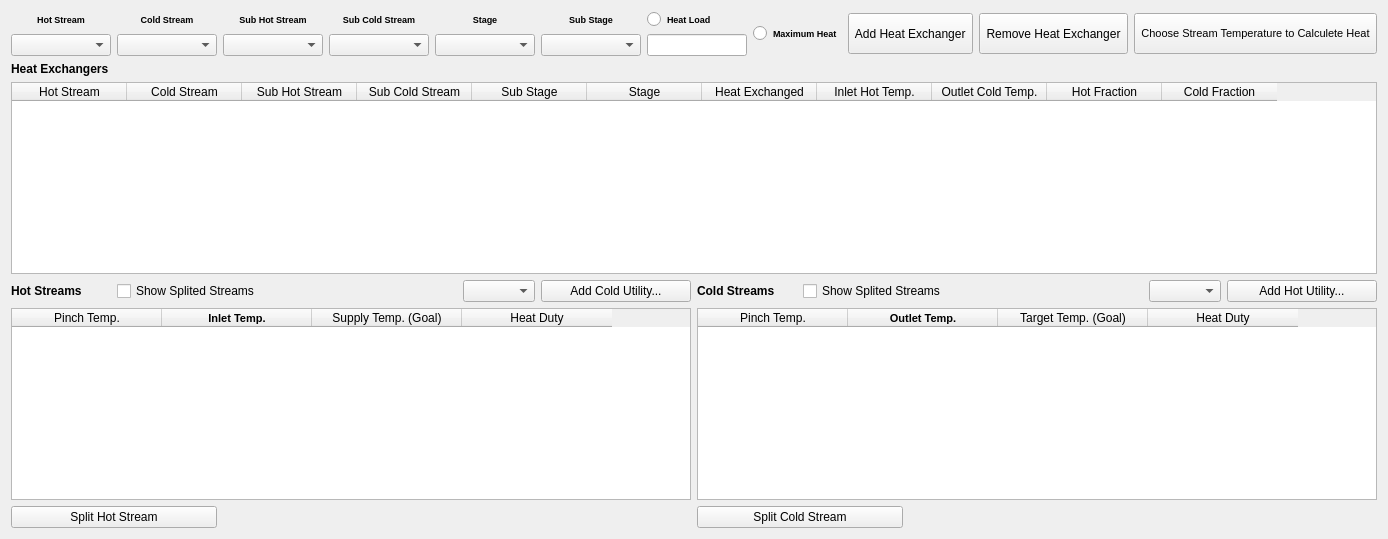
          <widget class="QWidget" name="tab_6">
           <attribute name="title">
            <string>Above Pinch</string>
           </attribute>
           <layout class="QHBoxLayout" name="horizontalLayout_8">
            <item>
             <layout class="QVBoxLayout" name="above">
              <item>
               <layout class="QVBoxLayout" name="trocadores">
                <item>
                 <layout class="QHBoxLayout" name="inputs_e_botoes">
                  <item>
                   <layout class="QHBoxLayout" name="botoes_input_2">
                    <item>
                     <layout class="QVBoxLayout" name="inputs">
                      <item>
                       <layout class="QHBoxLayout" name="labels_input">
                        <item>
                         <widget class="QLabel" name="label_9">
                          <property name="maximumSize">
                           <size>
                            <width>16777215</width>
                            <height>16777215</height>
                           </size>
                          </property>
                          <property name="font">
                           <font>
                            <pointsize>7</pointsize>
                            <weight>75</weight>
                            <bold>true</bold>
                           </font>
                          </property>
                          <property name="text">
                           <string>Hot Stream</string>
                          </property>
                          <property name="alignment">
                           <set>Qt::AlignCenter</set>
                          </property>
                         </widget>
                        </item>
                        <item>
                         <widget class="QLabel" name="label_10">
                          <property name="maximumSize">
                           <size>
                            <width>16777215</width>
                            <height>16777215</height>
                           </size>
                          </property>
                          <property name="font">
                           <font>
                            <pointsize>7</pointsize>
                            <weight>75</weight>
                            <bold>true</bold>
                           </font>
                          </property>
                          <property name="text">
                           <string>Cold Stream</string>
                          </property>
                          <property name="alignment">
                           <set>Qt::AlignCenter</set>
                          </property>
                         </widget>
                        </item>
                        <item>
                         <widget class="QLabel" name="label_18">
                          <property name="maximumSize">
                           <size>
                            <width>16777215</width>
                            <height>16777215</height>
                           </size>
                          </property>
                          <property name="font">
                           <font>
                            <pointsize>7</pointsize>
                            <weight>75</weight>
                            <bold>true</bold>
                           </font>
                          </property>
                          <property name="text">
                           <string>Sub Hot Stream</string>
                          </property>
                          <property name="alignment">
                           <set>Qt::AlignCenter</set>
                          </property>
                         </widget>
                        </item>
                        <item>
                         <widget class="QLabel" name="label_19">
                          <property name="maximumSize">
                           <size>
                            <width>16777215</width>
                            <height>16777215</height>
                           </size>
                          </property>
                          <property name="font">
                           <font>
                            <pointsize>7</pointsize>
                            <weight>75</weight>
                            <bold>true</bold>
                           </font>
                          </property>
                          <property name="text">
                           <string>Sub Cold Stream</string>
                          </property>
                          <property name="alignment">
                           <set>Qt::AlignCenter</set>
                          </property>
                         </widget>
                        </item>
                        <item>
                         <widget class="QLabel" name="label_13">
                          <property name="maximumSize">
                           <size>
                            <width>16777215</width>
                            <height>16777215</height>
                           </size>
                          </property>
                          <property name="font">
                           <font>
                            <pointsize>7</pointsize>
                            <weight>75</weight>
                            <bold>true</bold>
                           </font>
                          </property>
                          <property name="text">
                           <string>Stage</string>
                          </property>
                          <property name="alignment">
                           <set>Qt::AlignCenter</set>
                          </property>
                         </widget>
                        </item>
                        <item>
                         <widget class="QLabel" name="label_14">
                          <property name="maximumSize">
                           <size>
                            <width>16777215</width>
                            <height>16777215</height>
                           </size>
                          </property>
                          <property name="font">
                           <font>
                            <pointsize>7</pointsize>
                            <weight>75</weight>
                            <bold>true</bold>
                           </font>
                          </property>
                          <property name="text">
                           <string>Sub Stage</string>
                          </property>
                          <property name="alignment">
                           <set>Qt::AlignCenter</set>
                          </property>
                         </widget>
                        </item>
                        <item>
                         <widget class="QRadioButton" name="radioButton">
                          <property name="maximumSize">
                           <size>
                            <width>16777215</width>
                            <height>16777215</height>
                           </size>
                          </property>
                          <property name="font">
                           <font>
                            <pointsize>7</pointsize>
                            <weight>75</weight>
                            <bold>true</bold>
                           </font>
                          </property>
                          <property name="text">
                           <string>Heat Load</string>
                          </property>
                         </widget>
                        </item>
                       </layout>
                      </item>
                      <item>
                       <layout class="QHBoxLayout" name="caixinhas_input">
                        <item>
                         <widget class="QComboBox" name="comboBox_2">
                          <property name="maximumSize">
                           <size>
                            <width>16777215</width>
                            <height>16777215</height>
                           </size>
                          </property>
                         </widget>
                        </item>
                        <item>
                         <widget class="QComboBox" name="comboBox_5">
                          <property name="maximumSize">
                           <size>
                            <width>16777215</width>
                            <height>16777215</height>
                           </size>
                          </property>
                         </widget>
                        </item>
                        <item>
                         <widget class="QComboBox" name="comboBox_50">
                          <property name="maximumSize">
                           <size>
                            <width>16777215</width>
                            <height>16777215</height>
                           </size>
                          </property>
                         </widget>
                        </item>
                        <item>
                         <widget class="QComboBox" name="comboBox_51">
                          <property name="maximumSize">
                           <size>
                            <width>16777215</width>
                            <height>16777215</height>
                           </size>
                          </property>
                         </widget>
                        </item>
                        <item>
                         <widget class="QComboBox" name="comboBox_8">
                          <property name="maximumSize">
                           <size>
                            <width>16777215</width>
                            <height>16777215</height>
                           </size>
                          </property>
                         </widget>
                        </item>
                        <item>
                         <widget class="QComboBox" name="comboBox_7">
                          <property name="maximumSize">
                           <size>
                            <width>16777215</width>
                            <height>16777215</height>
                           </size>
                          </property>
                         </widget>
                        </item>
                        <item>
                         <widget class="QLineEdit" name="lineEdit_5">
                          <property name="maximumSize">
                           <size>
                            <width>100</width>
                            <height>16777215</height>
                           </size>
                          </property>
                         </widget>
                        </item>
                       </layout>
                      </item>
                     </layout>
                    </item>
                    <item>
                     <widget class="QRadioButton" name="radioButton_4">
                      <property name="maximumSize">
                       <size>
                        <width>16777215</width>
                        <height>16777215</height>
                       </size>
                      </property>
                      <property name="font">
                       <font>
                        <pointsize>7</pointsize>
                        <weight>75</weight>
                        <bold>true</bold>
                       </font>
                      </property>
                      <property name="text">
                       <string>Maximum Heat</string>
                      </property>
                     </widget>
                    </item>
                    <item>
                     <widget class="QPushButton" name="pushButton_6">
                      <property name="minimumSize">
                       <size>
                        <width>0</width>
                        <height>41</height>
                       </size>
                      </property>
                      <property name="maximumSize">
                       <size>
                        <width>16777215</width>
                        <height>16777215</height>
                       </size>
                      </property>
                      <property name="text">
                       <string> Add Heat Exchanger </string>
                      </property>
                     </widget>
                    </item>
                    <item>
                     <widget class="QPushButton" name="pushButton_10">
                      <property name="minimumSize">
                       <size>
                        <width>0</width>
                        <height>41</height>
                       </size>
                      </property>
                      <property name="maximumSize">
                       <size>
                        <width>16777215</width>
                        <height>16777215</height>
                       </size>
                      </property>
                      <property name="text">
                       <string> Remove Heat Exchanger </string>
                      </property>
                     </widget>
                    </item>
                    <item>
                     <widget class="QPushButton" name="pushButton_14">
                      <property name="sizePolicy">
                       <sizepolicy hsizetype="Preferred" vsizetype="Fixed">
                        <horstretch>0</horstretch>
                        <verstretch>0</verstretch>
                       </sizepolicy>
                      </property>
                      <property name="minimumSize">
                       <size>
                        <width>20</width>
                        <height>41</height>
                       </size>
                      </property>
                      <property name="maximumSize">
                       <size>
                        <width>16777215</width>
                        <height>16777215</height>
                       </size>
                      </property>
                      <property name="font">
                       <font>
                        <pointsize>8</pointsize>
                       </font>
                      </property>
                      <property name="text">
                       <string> Choose Stream Temperature to Calculete Heat </string>
                      </property>
                     </widget>
                    </item>
                   </layout>
                  </item>
                 </layout>
                </item>
                <item>
                 <widget class="QLabel" name="label_11">
                  <property name="font">
                   <font>
                    <weight>75</weight>
                    <bold>true</bold>
                   </font>
                  </property>
                  <property name="text">
                   <string>Heat Exchangers</string>
                  </property>
                 </widget>
                </item>
                <item>
                 <widget class="QTableWidget" name="tableWidget_2">
                  <property name="enabled">
                   <bool>true</bool>
                  </property>
                  <property name="minimumSize">
                   <size>
                    <width>0</width>
                    <height>0</height>
                   </size>
                  </property>
                  <property name="editTriggers">
                   <set>QAbstractItemView::AnyKeyPressed|QAbstractItemView::DoubleClicked|QAbstractItemView::EditKeyPressed</set>
                  </property>
                  <property name="selectionMode">
                   <enum>QAbstractItemView::ExtendedSelection</enum>
                  </property>
                  <property name="selectionBehavior">
                   <enum>QAbstractItemView::SelectItems</enum>
                  </property>
                  <attribute name="horizontalHeaderDefaultSectionSize">
                   <number>115</number>
                  </attribute>
                  <column>
                   <property name="text">
                    <string>Hot Stream</string>
                   </property>
                  </column>
                  <column>
                   <property name="text">
                    <string>Cold Stream</string>
                   </property>
                  </column>
                  <column>
                   <property name="text">
                    <string>Sub Hot Stream</string>
                   </property>
                  </column>
                  <column>
                   <property name="text">
                    <string>Sub Cold Stream</string>
                   </property>
                  </column>
                  <column>
                   <property name="text">
                    <string>Sub Stage</string>
                   </property>
                  </column>
                  <column>
                   <property name="text">
                    <string>Stage</string>
                   </property>
                  </column>
                  <column>
                   <property name="text">
                    <string>Heat Exchanged</string>
                   </property>
                  </column>
                  <column>
                   <property name="text">
                    <string>Inlet Hot Temp.</string>
                   </property>
                  </column>
                  <column>
                   <property name="text">
                    <string>Outlet Cold Temp.</string>
                   </property>
                  </column>
                  <column>
                   <property name="text">
                    <string>Hot Fraction</string>
                   </property>
                  </column>
                  <column>
                   <property name="text">
                    <string>Cold Fraction</string>
                   </property>
                  </column>
                 </widget>
                </item>
               </layout>
              </item>
              <item>
               <layout class="QHBoxLayout" name="correntes">
                <item>
                 <layout class="QVBoxLayout" name="correntes_quentes">
                  <item>
                   <layout class="QHBoxLayout" name="horizontalLayout">
                    <item>
                     <widget class="QLabel" name="label_16">
                      <property name="minimumSize">
                       <size>
                        <width>100</width>
                        <height>0</height>
                       </size>
                      </property>
                      <property name="maximumSize">
                       <size>
                        <width>16777215</width>
                        <height>16777215</height>
                       </size>
                      </property>
                      <property name="font">
                       <font>
                        <weight>75</weight>
                        <bold>true</bold>
                       </font>
                      </property>
                      <property name="text">
                       <string>Hot Streams</string>
                      </property>
                     </widget>
                    </item>
                    <item>
                     <widget class="QCheckBox" name="checkBox">
                      <property name="minimumSize">
                       <size>
                        <width>340</width>
                        <height>0</height>
                       </size>
                      </property>
                      <property name="maximumSize">
                       <size>
                        <width>16777215</width>
                        <height>16777215</height>
                       </size>
                      </property>
                      <property name="text">
                       <string>Show Splited Streams</string>
                      </property>
                     </widget>
                    </item>
                    <item>
                     <widget class="QComboBox" name="comboBox_9">
                      <property name="minimumSize">
                       <size>
                        <width>50</width>
                        <height>0</height>
                       </size>
                      </property>
                      <property name="maximumSize">
                       <size>
                        <width>16777215</width>
                        <height>16777215</height>
                       </size>
                      </property>
                     </widget>
                    </item>
                    <item>
                     <widget class="QPushButton" name="pushButton_7">
                      <property name="minimumSize">
                       <size>
                        <width>150</width>
                        <height>0</height>
                       </size>
                      </property>
                      <property name="maximumSize">
                       <size>
                        <width>16777215</width>
                        <height>16777215</height>
                       </size>
                      </property>
                      <property name="text">
                       <string>Add Cold Utility...</string>
                      </property>
                     </widget>
                    </item>
                   </layout>
                  </item>
                  <item>
                   <widget class="QTableWidget" name="tableWidget_3">
                    <property name="minimumSize">
                     <size>
                      <width>0</width>
                      <height>0</height>
                     </size>
                    </property>
                    <property name="sizeAdjustPolicy">
                     <enum>QAbstractScrollArea::AdjustToContents</enum>
                    </property>
                    <attribute name="horizontalHeaderDefaultSectionSize">
                     <number>150</number>
                    </attribute>
                    <attribute name="verticalHeaderDefaultSectionSize">
                     <number>30</number>
                    </attribute>
                    <column>
                     <property name="text">
                      <string>Pinch Temp.</string>
                     </property>
                    </column>
                    <column>
                     <property name="text">
                      <string>Inlet Temp.</string>
                     </property>
                     <property name="font">
                      <font>
                       <family>MS Shell Dlg 2</family>
                       <pointsize>8</pointsize>
                       <weight>75</weight>
                       <bold>true</bold>
                      </font>
                     </property>
                    </column>
                    <column>
                     <property name="text">
                      <string>Supply Temp. (Goal)</string>
                     </property>
                    </column>
                    <column>
                     <property name="text">
                      <string>Heat Duty</string>
                     </property>
                    </column>
                   </widget>
                  </item>
                  <item>
                   <widget class="QPushButton" name="pushButton_9">
                    <property name="minimumSize">
                     <size>
                      <width>206</width>
                      <height>0</height>
                     </size>
                    </property>
                    <property name="maximumSize">
                     <size>
                      <width>206</width>
                      <height>16777215</height>
                     </size>
                    </property>
                    <property name="text">
                     <string>Split Hot Stream</string>
                    </property>
                   </widget>
                  </item>
                 </layout>
                </item>
                <item>
                 <layout class="QVBoxLayout" name="correntes_frias">
                  <item>
                   <layout class="QHBoxLayout" name="horizontalLayout_3">
                    <item>
                     <widget class="QLabel" name="label_20">
                      <property name="minimumSize">
                       <size>
                        <width>100</width>
                        <height>0</height>
                       </size>
                      </property>
                      <property name="maximumSize">
                       <size>
                        <width>16777215</width>
                        <height>16777215</height>
                       </size>
                      </property>
                      <property name="font">
                       <font>
                        <weight>75</weight>
                        <bold>true</bold>
                       </font>
                      </property>
                      <property name="text">
                       <string>Cold Streams</string>
                      </property>
                     </widget>
                    </item>
                    <item>
                     <widget class="QCheckBox" name="checkBox_2">
                      <property name="minimumSize">
                       <size>
                        <width>340</width>
                        <height>0</height>
                       </size>
                      </property>
                      <property name="maximumSize">
                       <size>
                        <width>16777215</width>
                        <height>16777215</height>
                       </size>
                      </property>
                      <property name="text">
                       <string>Show Splited Streams</string>
                      </property>
                     </widget>
                    </item>
                    <item>
                     <widget class="QComboBox" name="comboBox_10">
                      <property name="minimumSize">
                       <size>
                        <width>50</width>
                        <height>0</height>
                       </size>
                      </property>
                      <property name="maximumSize">
                       <size>
                        <width>16777215</width>
                        <height>16777215</height>
                       </size>
                      </property>
                     </widget>
                    </item>
                    <item>
                     <widget class="QPushButton" name="pushButton_8">
                      <property name="minimumSize">
                       <size>
                        <width>150</width>
                        <height>0</height>
                       </size>
                      </property>
                      <property name="maximumSize">
                       <size>
                        <width>16777215</width>
                        <height>16777215</height>
                       </size>
                      </property>
                      <property name="text">
                       <string>Add Hot Utility...</string>
                      </property>
                     </widget>
                    </item>
                   </layout>
                  </item>
                  <item>
                   <widget class="QTableWidget" name="tableWidget_4">
                    <property name="minimumSize">
                     <size>
                      <width>0</width>
                      <height>0</height>
                     </size>
                    </property>
                    <property name="maximumSize">
                     <size>
                      <width>16777215</width>
                      <height>16777215</height>
                     </size>
                    </property>
                    <attribute name="horizontalHeaderDefaultSectionSize">
                     <number>150</number>
                    </attribute>
                    <column>
                     <property name="text">
                      <string>Pinch Temp.</string>
                     </property>
                    </column>
                    <column>
                     <property name="text">
                      <string>Outlet Temp.</string>
                     </property>
                     <property name="font">
                      <font>
                       <family>MS Shell Dlg 2</family>
                       <pointsize>8</pointsize>
                       <weight>75</weight>
                       <bold>true</bold>
                      </font>
                     </property>
                    </column>
                    <column>
                     <property name="text">
                      <string>Target Temp. (Goal)</string>
                     </property>
                    </column>
                    <column>
                     <property name="text">
                      <string>Heat Duty</string>
                     </property>
                    </column>
                   </widget>
                  </item>
                  <item>
                   <widget class="QPushButton" name="pushButton_13">
                    <property name="minimumSize">
                     <size>
                      <width>206</width>
                      <height>0</height>
                     </size>
                    </property>
                    <property name="maximumSize">
                     <size>
                      <width>206</width>
                      <height>16777215</height>
                     </size>
                    </property>
                    <property name="text">
                     <string>Split Cold Stream</string>
                    </property>
                   </widget>
                  </item>
                 </layout>
                </item>
               </layout>
              </item>
             </layout>
            </item>
           </layout>
          </widget>
